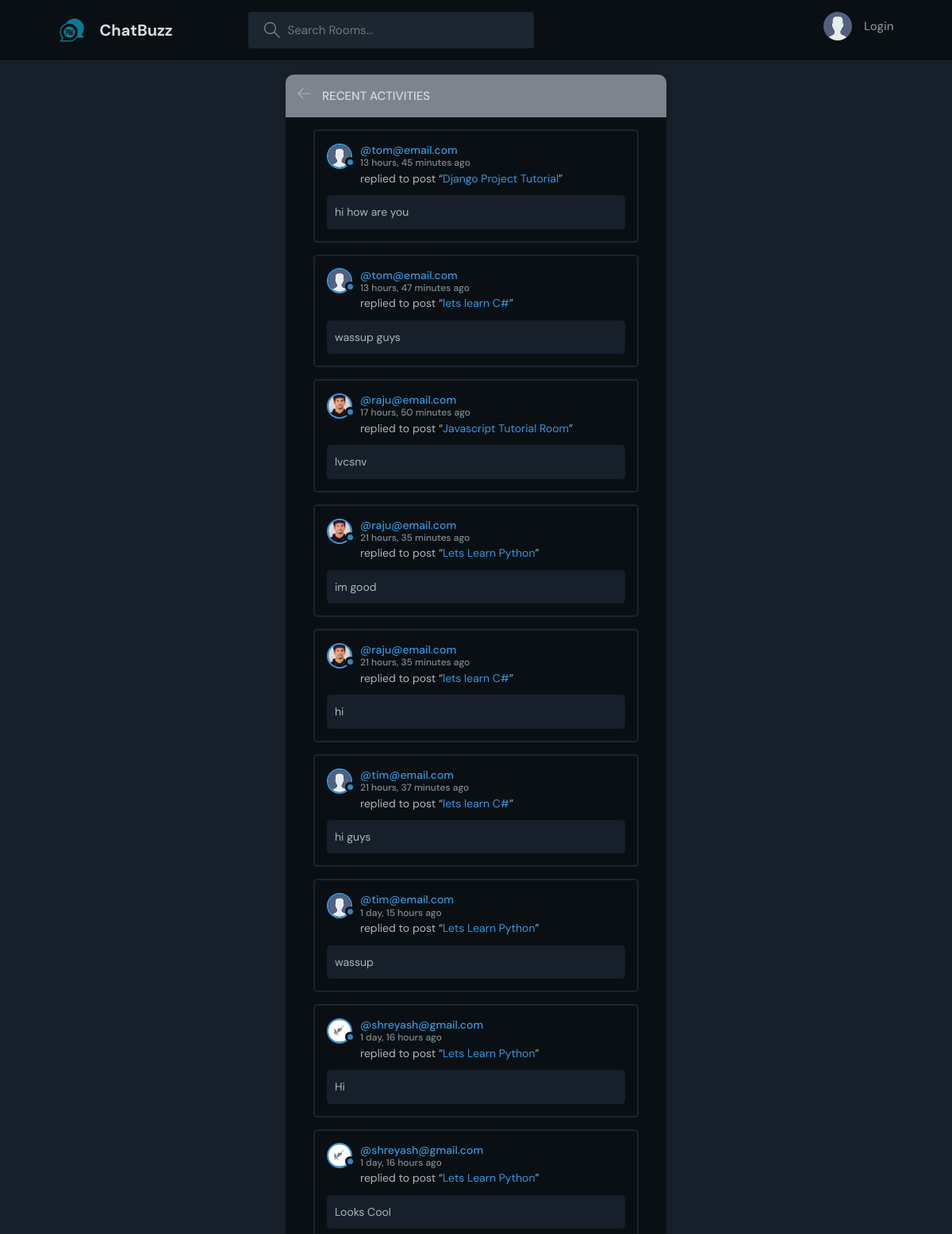
The page /activity/ on the database its author committed.
### base/models.py (models this page shows, shortened)
class Message(models.Model):
    user = models.ForeignKey(User, on_delete=models.CASCADE)
    room = models.ForeignKey(Room, on_delete=models.CASCADE)
    body = models.TextField()
    updated = models.DateTimeField(auto_now=True)
    created = models.DateTimeField(auto_now_add=True)
    class Meta:
        ordering = ['-updated', '-created']

class User(AbstractUser):
    name = models.CharField(max_length=200, null=True)
    email = models.EmailField(unique=True, null=True)
    bio = models.TextField(null=True)
    avatar = models.ImageField(null=True, default="avatar.svg")
    USERNAME_FIELD = 'email'
    REQUIRED_FIELDS = []

class Room(models.Model):
    host = models.ForeignKey(User, on_delete=models.SET_NULL, null=True)
    topic = models.ForeignKey(Topic, on_delete=models.SET_NULL, null=True)
    name = models.CharField(max_length=200)
    description= models.TextField(null=True, blank=True)
    participants = models.ManyToManyField(User, related_name='partcipants', blank=True)
    updated = models.DateTimeField(auto_now=True)
    created = models.DateTimeField(auto_now_add=True)
    class Meta:
        ordering = ['-updated', '-created']
    def __str__(self):
        return self.name

### base/views.py (the view)
# urls.py: path('activity/', views.activityPage, name='activity'),
def activityPage(request):
    room_messages = Message.objects.all()
    return render(request, 'base/activity.html', {'room_messages': room_messages})

### base/templates/base/activity.html (shortened to what this page needs)
{% extends 'main.html'%}
{% block content %}
    <main class="layout">
      <div class="container">
        <div class="layout__box">
          <div class="layout__boxHeader">
            <div class="layout__boxTitle">
              <a href="{% url 'home' %}">
                <svg version="1.1" xmlns="http://www.w3.org/2000/svg" width="32" height="32" viewBox="0 0 32 32">
                  <title>arrow-left</title>
                  <path
                    d="M13.723 2.286l-13.723 13.714 13.719 13.714 1.616-1.611-10.96-10.96h27.625v-2.286h-27.625l10.965-10.965-1.616-1.607z"
                  ></path>
                </svg>
              </a>
              <h3>Recent Activities</h3>
            </div>
          </div>
  <div class="activities-page layout__body">
  {% for message in room_messages %}
  <div class="activities__box">
    <div class="activities__boxHeader roomListRoom__header">
      <a href="{% url 'user-profile' message.user.id %}" class="roomListRoom__author">
        <div class="avatar avatar--small active">
          <img src="{{message.user.avatar.url}}" />
        </div>
        <p>
          @{{message.user}}
          <span>{{message.created|timesince}} ago</span>
        </p>
      </a>
    </div>
    <div class="activities__boxContent">
      <p>replied to post “<a href="{% url 'room' message.room.id %}">{{message.room}}</a>”</p>
      <div class="activities__boxRoomContent">
        {{message.body}}
      </div>
    </div>
  </div>
  {% endfor %}
          </div>
        </div>
      </div>
    </main>
    {% endblock content %}

### static/styles/style.css (style rules this page uses)
:root { --color-main: #3498db; --color-main-light: #5dade2; --color-dark: #0a0f14; --color-dark-medium: #1b2631; --color-dark-light: #7d848d; --color-light: #d6dbdf; --color-gray: #7f8c8d; --color-light-gray: #aab7b8; --color-bg: #17202a; --color-success: #2e86c1; --color-error: #c0392b; }
* { font-family: "DM Sans", -apple-system, BlinkMacSystemFont, "Segoe UI", Roboto, Oxygen, Ubuntu, Cantarell, "Open Sans", "Helvetica Neue", sans-serif; margin: 0; padding: 0; box-sizing: border-box; text-rendering: optimizeLegibility; font-size: inherit; }
html { font-size: 56.25%; }
@media only screen and (min-width: 1200px) { html { font-size: 62.5%; } }
body { line-height: 1.6; font-weight: 400; font-size: 1.5rem; color: var(--color-light-gray); background-color: var(--color-bg); min-height: 100vh; }
img { width: 100%; }
a { display: inline-block; color: var(--color-main); text-decoration: none; }
.container { max-width: 150rem; width: 90%; margin: auto; }
.avatar { position: relative; display: inline-block; border-radius: 50%; border: 2px solid var(--color-main); }
.avatar img { display: block; border-radius: 50%; object-fit: cover; object-position: center; }
.avatar::after { content: ""; display: block; position: absolute; background-color: var(--color-gray); z-index: 111; border-radius: 50%; border: 0.3rem solid var(--color-dark); }
.avatar.active::after { background-color: var(--color-success); }
.avatar.avatar--small img { width: 2.8rem; height: 2.8rem; }
.avatar.avatar--small:after { width: 0.7rem; height: 0.7rem; bottom: 0px; right: -6px; }
.layout { margin-top: 2.4rem; }
.layout > .container { display: flex; justify-content: space-between; align-items: flex-start; }
.layout__box { width: 90%; max-width: 48rem; min-height: 40rem; position: absolute; top: 50%; left: 50%; transform: translate(-50%, -46%); background-color: var(--color-dark); border-radius: 1rem; box-shadow: 1px 1px 6px 3px rgba(0, 0, 0, 0.1); overflow: hidden; }
.layout__boxHeader { display: flex; padding: 1.5rem; background-color: var(--color-dark-light); }
.layout__boxTitle { display: flex; text-align: center; gap: 1.5rem; align-items: center; }
.layout__boxTitle h3 { text-transform: uppercase; font-weight: 500; color: var(--color-light); }
.layout__boxTitle svg { width: 1.6rem; height: 1.6rem; fill: var(--color-light-gray); }
.layout__body { margin: 2rem; margin-top: 10px; margin-bottom: 10px; }
.roomListRoom__header { display: flex; justify-content: space-between; align-items: center; }
.roomListRoom__author { font-weight: 500; display: flex; align-items: center; gap: 1rem; }
.activities__box { margin: 1.5rem; padding: 1.5rem; border: 2px solid var(--color-dark-medium); border-radius: 5px; }
.activities__boxHeader p { font-size: 1.4rem; line-height: 1.3; }
.activities__boxHeader p span { color: var(--color-gray); font-size: 1.2rem; display: block; }
.activities__boxContent { margin-left: 4.2rem; }
.activities__boxContent { font-size: 1.4rem; }
.activities__boxRoomContent { background: var(--color-bg); padding: 1rem; border-radius: 5px; margin-top: 1rem; margin-left: -4.2rem; }

### rows shown on the page
Message: user.avatar (placeholder picture), user "tom@email.com", created "13 hours, 45 minutes", room "Django Project Tutorial", body "hi how are you"
Message: user.avatar (placeholder picture), user "tom@email.com", created "13 hours, 47 minutes", room "lets learn C#", body "wassup guys"
Message: user.avatar (picture), user "raju@email.com", created "17 hours, 50 minutes", room "Javascript Tutorial Room", body "lvcsnv"
Message: user.avatar (picture), user "raju@email.com", created "21 hours, 35 minutes", room "Lets Learn Python", body "im good"
Message: user.avatar (picture), user "raju@email.com", created "21 hours, 35 minutes", room "lets learn C#", body "hi"
Message: user.avatar (placeholder picture), user "tim@email.com", created "21 hours, 37 minutes", room "lets learn C#", body "hi guys"
Message: user.avatar (placeholder picture), user "tim@email.com", created "1 day, 15 hours", room "Lets Learn Python", body "wassup"
Message: user.avatar (picture), user "shreyash@gmail.com", created "1 day, 16 hours", room "Lets Learn Python", body "Hi"
Message: user.avatar (picture), user "shreyash@gmail.com", created "1 day, 16 hours", room "Lets Learn Python", body "Looks Cool"
